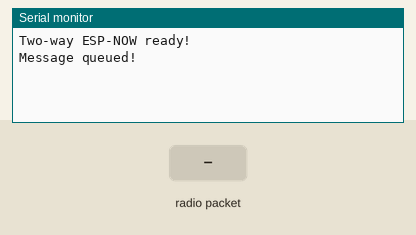
This sketch was run on a simulated ESP32. Shown: the last lines printed to the serial monitor. The test bench sets the inputs (shaded band). WiFi joins after 1.5 s; servers stay silent unless stated.

Above: at 2.2 s.
2.3 s: radio packet "1" arrives
At 2.9 s:
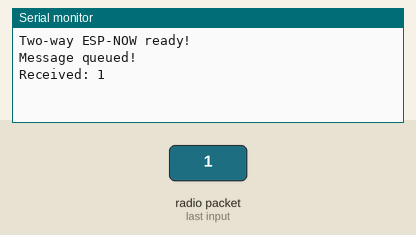
3.8 s: radio packet "0" arrives
At 4.8 s:
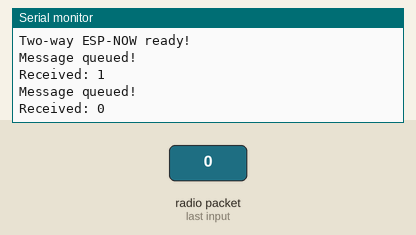
5.3 s: radio packet "2" arrives
At 6.4 s:
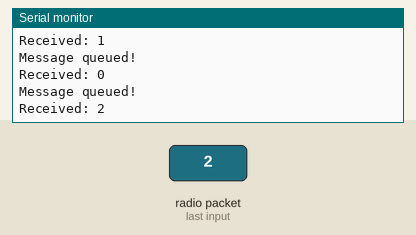

Measured:
- after the input at 2.3 s, the serial monitor: prints a new line at once (image 1)
- after the input at 3.8 s, the serial monitor: prints a new line at once (image 2)
- after the input at 5.3 s, the serial monitor: prints a new line at once (image 3)

The sketch:

ESPNow_TwoWay.ino
```cpp
#include <WiFi.h>
#include <esp_now.h>

// Replace with the OTHER ESP32's MAC address
uint8_t peerAddress[] = {
  0xFF, 0xFF, 0xFF,
  0xFF, 0xFF, 0xFF
};

bool ready = false;

// Runs whenever a message arrives
void onReceive(
  const esp_now_recv_info_t *info,
  const uint8_t *data,
  int len
) {
  Serial.print("Received: ");

  for (int i = 0; i < len; i++) {
    Serial.write(data[i]);
  }

  Serial.println();
}

void setup() {
  Serial.begin(115200);
  delay(1000);

  WiFi.mode(WIFI_STA);
  WiFi.STA.begin();

  if (esp_now_init() != ESP_OK) {
    Serial.println("ESP-NOW failed!");
    return;
  }

  // Register receiving function
  esp_now_register_recv_cb(onReceive);

  // Register the other ESP32
  esp_now_peer_info_t peerInfo = {};
  memcpy(peerInfo.peer_addr, peerAddress, 6);
  peerInfo.channel = 0;
  peerInfo.encrypt = false;

  if (esp_now_add_peer(&peerInfo) != ESP_OK) {
    Serial.println("Failed to add peer!");
    return;
  }

  ready = true;
  Serial.println("Two-way ESP-NOW ready!");
}

void loop() {
  if (!ready) {
    delay(1000);
    return;
  }

  const char message[] = "Hello from ESP32!";

  esp_err_t result = esp_now_send(
    peerAddress,
    (const uint8_t *)message,
    sizeof(message)
  );

  if (result == ESP_OK) {
    Serial.println("Message queued!");
  } else {
    Serial.println("Send error!");
  }

  delay(2000);
}
```
